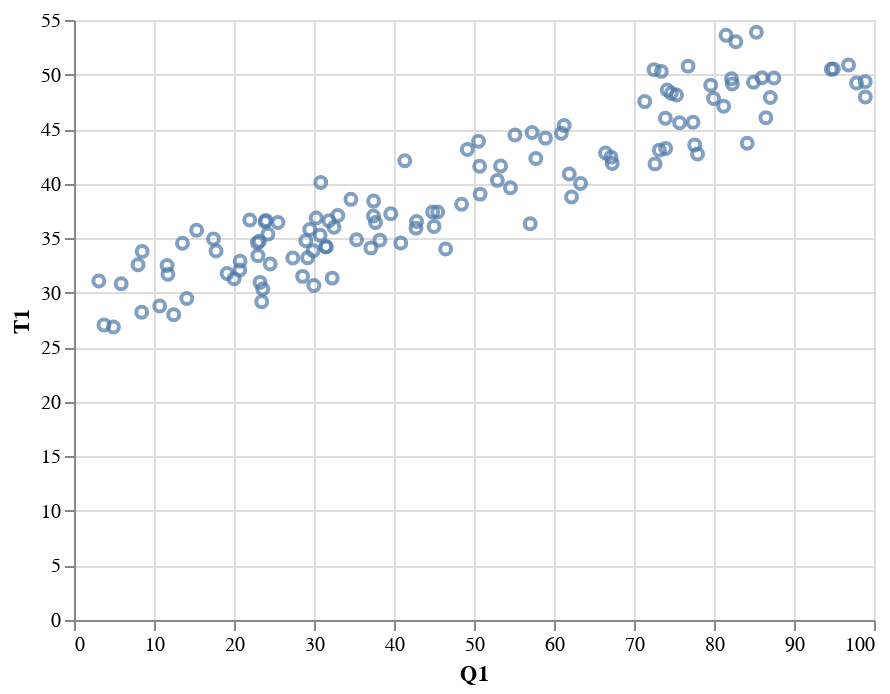

Notebook code for this chart:
### Code cell
alt.Chart(data).mark_point().encode(
    x='Q1',
    y='T1',
)
